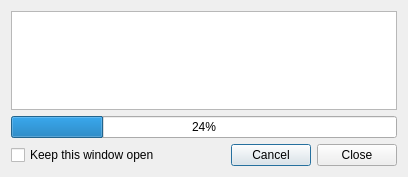
<ui version="4.0" >
 <class>encodeWnd</class>
 <widget class="QDialog" name="encodeWnd" >
  <property name="enabled" >
   <bool>true</bool>
  </property>
  <property name="geometry" >
   <rect>
    <x>0</x>
    <y>0</y>
    <width>408</width>
    <height>177</height>
   </rect>
  </property>
  <property name="windowTitle" >
   <string>Encoding</string>
  </property>
  <layout class="QVBoxLayout" >
   <item>
    <widget class="QTextEdit" name="teAuthor" />
   </item>
   <item>
    <widget class="QProgressBar" name="pbEncode" >
     <property name="value" >
      <number>24</number>
     </property>
    </widget>
   </item>
   <item>
    <layout class="QHBoxLayout" >
     <item>
      <widget class="QCheckBox" name="cbKeep" >
       <property name="text" >
        <string>Keep this window open</string>
       </property>
      </widget>
     </item>
     <item>
      <spacer>
       <property name="orientation" >
        <enum>Qt::Horizontal</enum>
       </property>
       <property name="sizeType" >
        <enum>QSizePolicy::Expanding</enum>
       </property>
       <property name="sizeHint" >
        <size>
         <width>41</width>
         <height>20</height>
        </size>
       </property>
      </spacer>
     </item>
     <item>
      <widget class="QPushButton" name="pbCancel" >
       <property name="text" >
        <string>Cancel</string>
       </property>
      </widget>
     </item>
     <item>
      <widget class="QPushButton" name="pbClose" >
       <property name="text" >
        <string>Close</string>
       </property>
      </widget>
     </item>
    </layout>
   </item>
  </layout>
 </widget>
 <layoutdefault spacing="6" margin="11" />
 <includes>
 </includes>
 <resources/>
 <connections>
  <connection>
   <sender>pbCancel</sender>
   <signal>clicked()</signal>
   <receiver>encodeWnd</receiver>
   <slot>cancelJob()</slot>
   <hints>
    <hint type="sourcelabel" >
     <x>20</x>
     <y>20</y>
    </hint>
    <hint type="destinationlabel" >
     <x>20</x>
     <y>20</y>
    </hint>
   </hints>
  </connection>
  <connection>
   <sender>pbClose</sender>
   <signal>clicked()</signal>
   <receiver>encodeWnd</receiver>
   <slot>close()</slot>
   <hints>
    <hint type="sourcelabel" >
     <x>20</x>
     <y>20</y>
    </hint>
    <hint type="destinationlabel" >
     <x>20</x>
     <y>20</y>
    </hint>
   </hints>
  </connection>
 </connections>
</ui>
